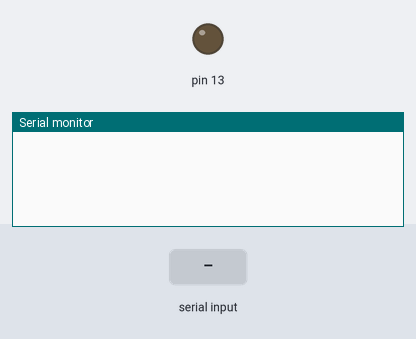
Bench run of a sketch on a simulated Arduino Uno, built with avr-gcc and run on an emulated ATmega328P. On the bench: output pins drawn as LEDs (lit = HIGH), the last lines printed to the serial monitor. Inputs (shaded band) come from the test bench.

Above: at 3.2 s.
3.3 s: "LED_ON\n" received over Serial
At 4.4 s:
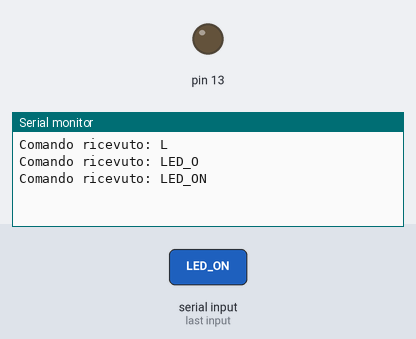
4.8 s: "LED_OFF\n" received over Serial
At 5.7 s:
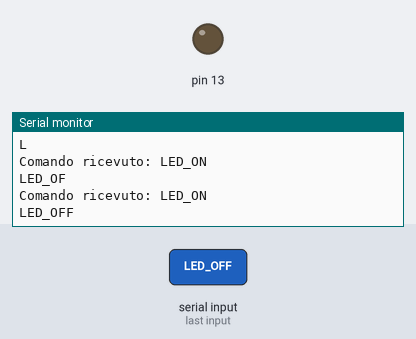
6.3 s: "1\n" received over Serial
At 6.8 s:
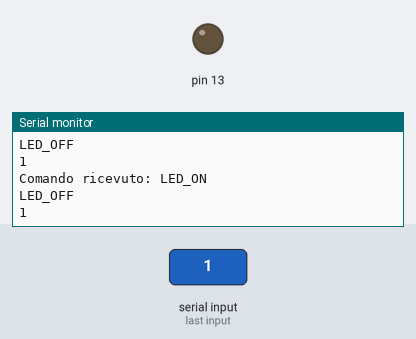

The sketch:

Serial-read-message-UNO-R4.ino
```cpp
/* Example of using a message from serial monitor (BE SURE to use Carriage Return char at end of message)
 * To switch on and off led "L" of Arduino UNO Minima R4
 * "LED_ON"  Switch ON led "L"
 * "LED_OFF" Switch OFF led "L"
*/

#define NULL_CHAR           '\0'
#define RESET_VALUE         (0x00)
#define APP_READ(read_data) serialRead(read_data)
#define APP_CHECK_DATA      (Serial.available() > 0)
#define BYTES_RECEIVED_ZERO  (0U)
#define PRINTF_BUFFER_SIZE  (32u)  // Size of buffer for Serial input to bulk-send chars via Serial

static char rByte[PRINTF_BUFFER_SIZE] = { NULL_CHAR };  // Variabile nella quale salvare l'ingresso da seriale

void setup() {
  pinMode(13, OUTPUT);
  Serial.begin(115200);
  delay(2000);
}

void loop() {
  while(BYTES_RECEIVED_ZERO == APP_CHECK_DATA);
  APP_READ(rByte);
  Serial.print("Comando ricevuto: ");Serial.println(rByte);
  //if (rByte[0] != NULL_CHAR) {  // Controlla se e' arrivato qualcosa nella variabile rByte
 if(!strcmp(rByte, "LED_ON")) digitalWrite(13, HIGH);
 if(!strcmp(rByte, "LED_OFF")) digitalWrite(13, LOW);
  /*
 for (int i = 0; i < strlen(rByte); i++){ // Considera solo la lunghezza reale della variabile rByte
  Serial.print("rByte[");Serial.print(i);Serial.print("]:");Serial.print(rByte[i]);Serial.print(" ");
  }
  Serial.println();
 }
 */
 //rByte[0]=NULL_CHAR;
}

char serialRead(char *buffer) {
  char buf[PRINTF_BUFFER_SIZE] = { NULL_CHAR };
  static unsigned char index = 0;
  while (Serial.available() > 0) {
    char inch = Serial.read();
    if (inch == '\r') {
      for (int i = 0; i < strlen(buffer); i++) {
        buf[i] = buffer[i];
      }
      buffer[index] = NULL_CHAR;  // Aggiunge il terminatore di stringa
      index = RESET_VALUE;        // Reimposta l'indice per il prossimo comando
      return *buf;
    } else {
      if (index < PRINTF_BUFFER_SIZE - 1) {
        buffer[index++] = inch;     // Mette in coda il carattere ricevuto
        buffer[index] = NULL_CHAR;  // Aggiunge il terminatore di stringa
      }
    }
  }
}
```

Measured:
- after the input at 3.3 s, the serial monitor: prints a new line at once (image 1)
- after the input at 4.8 s, the serial monitor: prints a new line at once (image 2)
- after the input at 6.3 s, the serial monitor: prints a new line at once (image 3)
